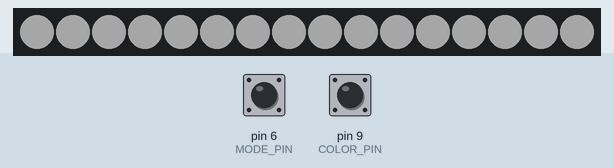
Recording of a sketch running on a simulated Arduino Uno, built with avr-gcc and run on an emulated ATmega328P. Shown: 16 RGB LEDs in strip order, left to right. The inputs (shaded band) are chosen by the test bench; at power-on: pin 6 (MODE_PIN) LOW, pin 9 (COLOR_PIN) LOW. Dim RGB values are drawn brighter than linear.

Above: at 1.2 s.
1.3 s: pin 6 (MODE_PIN) pulled HIGH for 0.15 s
At 1.6 s:
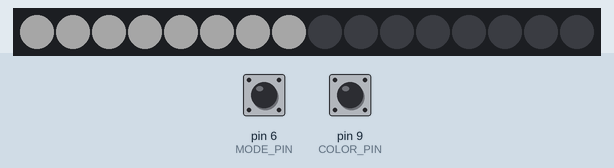
2.9 s: pin 9 (COLOR_PIN) driven HIGH
At 4.1 s:
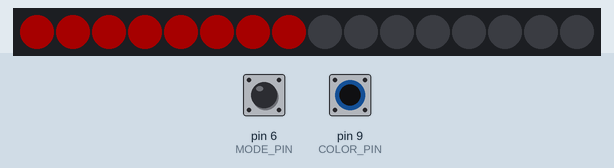
4.4 s: pin 6 (MODE_PIN) pulled HIGH for 1 s
At 5.1 s:
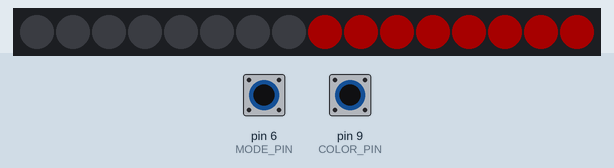
6.9 s: pin 6 (MODE_PIN) pulled HIGH for 0.15 s
At 6.91 s:
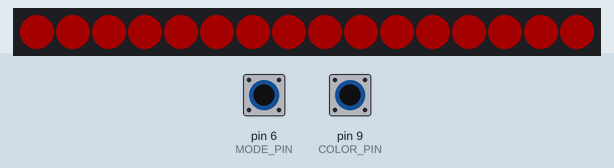
7.6 s: pin 9 (COLOR_PIN) pulsed LOW 5 times (0.12 s each, 0.3 s apart)
At 8.9 s:
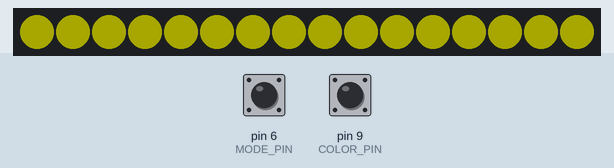

Measured:
- after the input at 1.3 s, the LEDs: change at once (image 1)
- after the input at 2.9 s, the LEDs: change at once (image 2)
- after the input at 4.4 s, the LEDs: change at once (image 3)
- after the input at 6.9 s, the LEDs: change at once (image 4)
- after the input at 7.6 s, the LEDs: first differ from a run without the input after 0.13 s (image 5 shows a later state)

The sketch:

EnforceHelmet.ino
```cpp
#include <FastLED.h>
#define LED_PIN     3
#define NUM_LEDS    16

int COLOR_PIN = 9;
int MODE_PIN = 6;
int mode = 0;
int btnState = 0;
int lastState = 0;
int btnState2 = 0;
int lastState2 = 0;
int counter = 0;
int spot = 0;

CRGB leds[NUM_LEDS];
int color = 5;
int rgb_color[3] = {255, 0, 0};
int colors[6][3] = {{255,0,0}, {0, 255, 0}, {0, 0, 255}, {128, 0, 128}, {255, 255, 0}, {255, 255, 255}};

void setup() {
  FastLED.addLeds<WS2812, LED_PIN, GRB>(leds, NUM_LEDS);
  FastLED.setBrightness(40); //Number 0-255
  FastLED.clear();
  FastLED.show();
  Serial.begin(9600);
  pinMode(COLOR_PIN, INPUT);
  pinMode(MODE_PIN, INPUT);
  rgb_color[0] = colors[color][0];
  rgb_color[1] = colors[color][1];
  rgb_color[2] = colors[color][2];
  FastLED.show();
  delay(10);
}


void mode_0() {
  for (int i = 0; i < NUM_LEDS; i++){
    leds[i] = CRGB(rgb_color[0],rgb_color[1], rgb_color[2]);
  }
}

void mode_1() {
  for (int i = 0; i < 8; i++){
    leds[i] = CRGB(rgb_color[0],rgb_color[1], rgb_color[2]);
  }
}

void mode_2() {
  for (int i = 0; i < 8; i++){
    leds[i +8] = CRGB(rgb_color[0],rgb_color[1], rgb_color[2]);
  }
}

void mode_3(){
  for (int i = 0; i < NUM_LEDS; i++){
    leds[i] = CRGB(rgb_color[0],rgb_color[1], rgb_color[2]);
  }
  spot = floor(counter/10);
  if (spot < 15) {
    FastLED.setBrightness(45 - (spot*3));
  }
  else {
    FastLED.setBrightness((spot - 15) * 3);
  }
}

void mode_4() {
  spot = floor(counter/19);
  leds[spot] = CRGB(rgb_color[0],rgb_color[1], rgb_color[2]);
  leds[15 - spot] = CRGB(rgb_color[0],rgb_color[1], rgb_color[2]);
}

void mode_5() {
  spot = floor(counter/19);
  leds[spot] = CRGB(rgb_color[0],rgb_color[1], rgb_color[2]);
}

void mode_6(){
  for (int i = 0; i < NUM_LEDS; i++){
    leds[i] = CRGB(rgb_color[0],rgb_color[1], rgb_color[2]);
  }
  spot = floor(counter/10);
  if (spot < 15) {
    FastLED.setBrightness((spot*3));
  }
  else {
    FastLED.setBrightness(45 - ((spot - 15) * 3));
  }
}

void mode_7() {
  FastLED.clear();
  FastLED.setBrightness(40);
}

void loop() {
  counter++;
  FastLED.clear();
  FastLED.setBrightness(40);
  rgb_color[0] = colors[color][0];
  rgb_color[1] = colors[color][1];
  rgb_color[2] = colors[color][2];

  if (mode == 0){mode_0();}
  else if (mode == 1){mode_1();}
  else if (mode == 2){mode_2();}
  else if (mode == 3){mode_3();}
  else if (mode == 4){mode_4();}
  else if (mode == 5){mode_5();}
  else if (mode == 6){mode_6();}
  else {mode_7();}
  FastLED.show();

  btnState = digitalRead(COLOR_PIN);
  if (btnState == 1 && lastState == 0){color++;}
  btnState2 = digitalRead(MODE_PIN);
  if (btnState2 == 1 && lastState2 == 0){mode++;}

  lastState = btnState;
  lastState2 = btnState2;

  if (mode > 7){mode = 0;}
  if (counter >= 300){
    if (mode == 6){color++;}
    counter = 0;}
  if (color > 5){color = 0;}
  delay(5);
}
```
